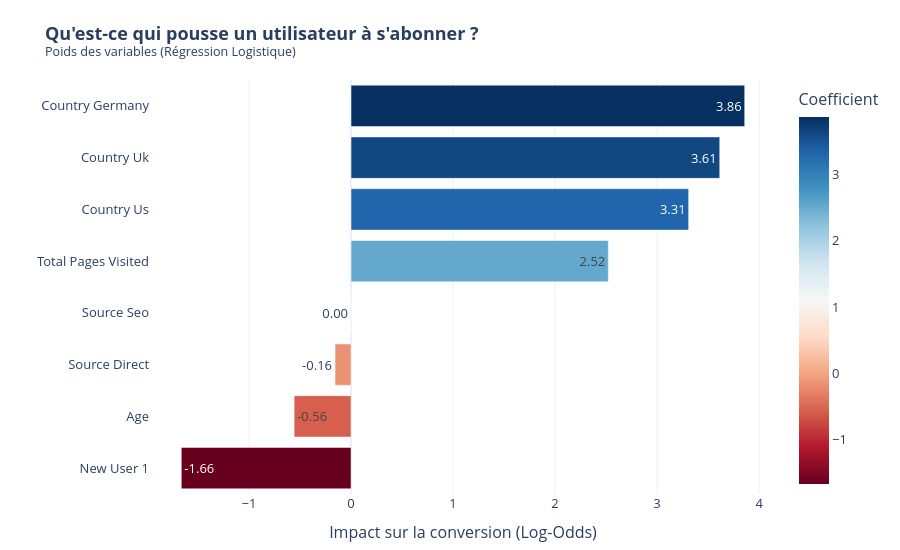

The cell this chart's notebook holds for it:
### Code cell
pio.renderers.default = 'vscode'

# 1. On récupère les noms bruts
raw_names = featureencoder.get_feature_names_out()

# 2. NETTOYAGE VIP : On enlève les préfixes laids de Sklearn
clean_names = [name.replace('num__', '').replace('cat__', '').replace('_', ' ').title() for name in raw_names]

# 3. Création du tableau
coefs = pd.DataFrame({
    'Critère': clean_names,
    'Coefficient': classifier.coef_[0]
}).sort_values(by='Coefficient', ascending=True) # Ascending=True pour un plus bel ordre d'affichage

# 4. Le graphique version "Lead Data Scientist"
fig = px.bar(
    coefs, 
    x='Coefficient', 
    y='Critère', 
    orientation='h',
    title="<b>Qu'est-ce qui pousse un utilisateur à s'abonner ?</b><br><sup>Poids des variables (Régression Logistique)</sup>",
    color='Coefficient',
    color_continuous_scale='RdBu',
    text_auto='.2f' # Ajoute les chiffres directement sur les barres !
)

# 5. Ajustement des marges et du design de la fenêtre
fig.update_layout(
    width=900,
    height=550,
    template='plotly_white', # Un fond blanc pur, plus élégant
    yaxis_title=None, # On enlève le titre de l'axe Y qui prend de la place pour rien
    xaxis_title="Impact sur la conversion (Log-Odds)",
    margin=dict(l=150, r=40, t=80, b=40), # On force une grosse marge à gauche (l=150)
    font=dict(size=13)
)

fig.show()

### Figure 1 — Plotly figure (JSON) as saved in the notebook; plotly's stock layout.template omitted (floating-point values rounded to 4 significant figures)
{"data": [{"hovertemplate": "Coefficient=%{marker.color}<br>Critère=%{y}<extra></extra>", "legendgroup": "", "marker": {"color": [-1.664, -0.5578, -0.1568, -0.0003123, 2.522, 3.309, 3.614, 3.859], "coloraxis": "coloraxis", "pattern": {"shape": ""}}, "name": "", "orientation": "h", "showlegend": false, "textposition": "auto", "texttemplate": "%{x:.2f}", "type": "bar", "x": [-1.664, -0.5578, -0.1568, -0.0003123, 2.522, 3.309, 3.614, 3.859], "xaxis": "x", "y": ["New User 1", "Age", "Source Direct", "Source Seo", "Total Pages Visited", "Country Us", "Country Uk", "Country Germany"], "yaxis": "y"}], "layout": {"barmode": "relative", "coloraxis": {"colorbar": {"title": {"text": "Coefficient"}}, "colorscale": [[0, "rgb(103,0,31)"], [0.1, "rgb(178,24,43)"], [0.2, "rgb(214,96,77)"], [0.3, "rgb(244,165,130)"], [0.4, "rgb(253,219,199)"], [0.5, "rgb(247,247,247)"], [0.6, "rgb(209,229,240)"], [0.7, "rgb(146,197,222)"], [0.8, "rgb(67,147,195)"], [0.9, "rgb(33,102,172)"], [1, "rgb(5,48,97)"]]}, "font": {"size": 13}, "height": 550, "legend": {"tracegroupgap": 0}, "margin": {"b": 40, "l": 150, "r": 40, "t": 80}, "title": {"text": "<b>Qu'est-ce qui pousse un utilisateur à s'abonner ?</b><br><sup>Poids des variables (Régression Logistique)</sup>"}, "width": 900, "xaxis": {"anchor": "y", "domain": [0, 1], "title": {"text": "Impact sur la conversion (Log-Odds)"}}, "yaxis": {"anchor": "x", "domain": [0, 1], "title": {}}}}
